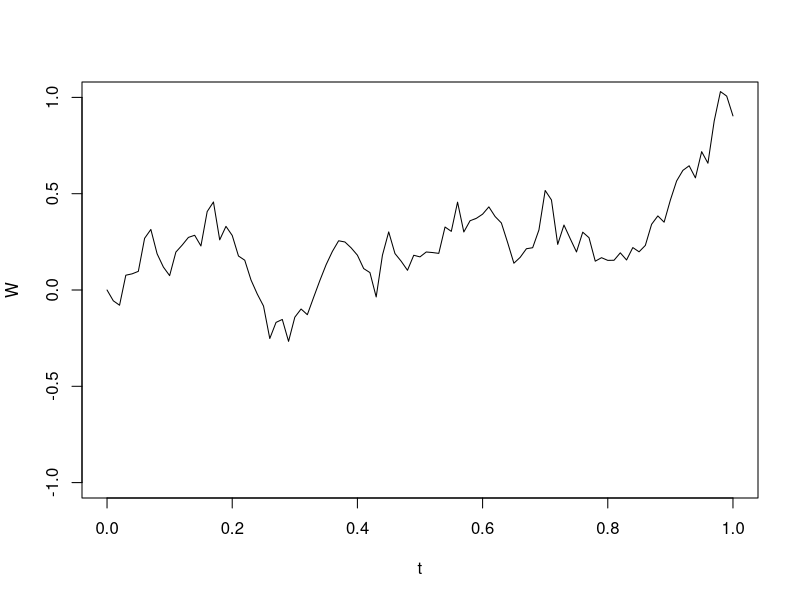
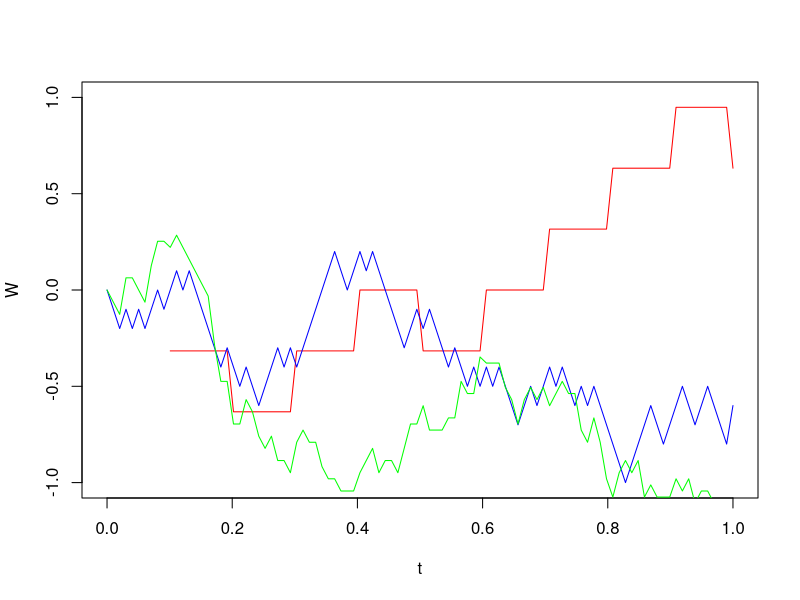
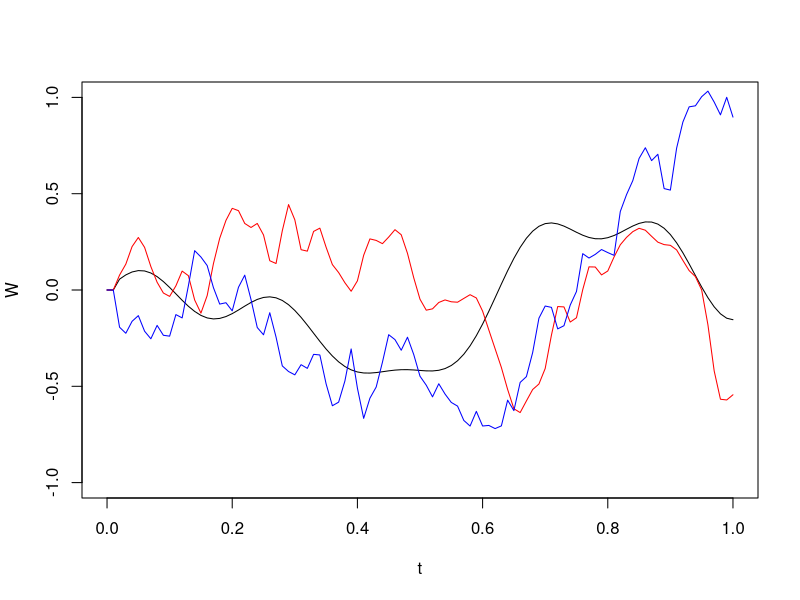

Reproduce these figures in R, in order.
#' ---
#' title: "Wiener process generating"
#' author: "Vitaliy Pozdnyakov"
#' date: "January 2020"
#' output: pdf_document
#' ---

#' # By definition
#' $$W(t + \Delta t) = W(t) + \sqrt n z$$
#' where $z$ is a realization from $Z \sim N(0, 1)$

set.seed(123)
N <- 100
T <- 1
Delta <- T/N
W <- numeric(N+1)
t <- seq(0,T, length=N+1)
for(i in 2:(N+1))
  W[i] <- W[i-1] + rnorm(1) * sqrt(Delta)
plot(t,W, type="l", ylim=c(-1,1))

#' # As the limit of a random walk
#' $$W(t) = \frac{S_{[nt]}}{\sqrt n}$$
#' where
#' $$S_n = X_1 + \dots + X_n$$
set.seed(1)
n <- 10
T <- 1
t <- seq(0, 1, length=100)
S <- cumsum(2*(runif(n)>0.5)-1)
W <- numeric(100)
for(i in (2:100))
  W[i] <- ifelse(t[i]*n > 0, S[t[i]*n] / sqrt(n), 0)
palette(rainbow(6))
plot(t, W, type = "l", ylim = c(-1, 1), col=palette()[1])

n <- 100
S <- cumsum(2*(runif(n)>0.5)-1)
W <- numeric(100)
for(i in (2:100))
  W[i] <- ifelse(t[i]*n > 0, S[t[i]*n] / sqrt(n), 0)
lines(t, W, col=palette()[5])

n <- 1000
S <- cumsum(2*(runif(n)>0.5)-1)
W <- numeric(100)
for(i in (2:100))
  W[i] <- ifelse(t[i]*n > 0, S[t[i]*n] / sqrt(n), 0)
lines(t, W, col=palette()[3])

#' # As $L^2$ expansion
#' $$W(t) = \sum_{i=0}^{+\infty} Z_i(\omega)\phi_i(t), 0 \leq t \leq T$$
#' where 
#' $$\phi_i(t) = \frac{2\sqrt{2T}}{(2i+1)\pi} \sin{\frac{(2i+1)\pi t}{2T}}$$
set.seed(2)
phi <- function(i, t, T){
  (2*sqrt(2*T))/((2*i+1)*pi) * sin(((2*i+1)*pi*t)/(2*T))
}
T <- 1
N <- 100
t <- seq(0, T, length = N+1)
W <- numeric(N+1)
n <- 10
Z <- rnorm(n)
for(i in (2:N+1))
  W[i] <- sum(Z*sapply(1:n, function(x) phi(x, t[i], T)))
plot(t, W, type = "l", col = 'black', ylim=c(-1,1))

n <- 50
Z <- rnorm(n)
for(i in (2:N+1))
  W[i] <- sum(Z*sapply(1:n, function(x) phi(x, t[i], T)))
lines(t, W, col = 'red')

n <- 100
Z <- rnorm(n)
for(i in (2:N+1))
  W[i] <- sum(Z*sapply(1:n, function(x) phi(x, t[i], T)))
lines(t, W, col = 'blue')

